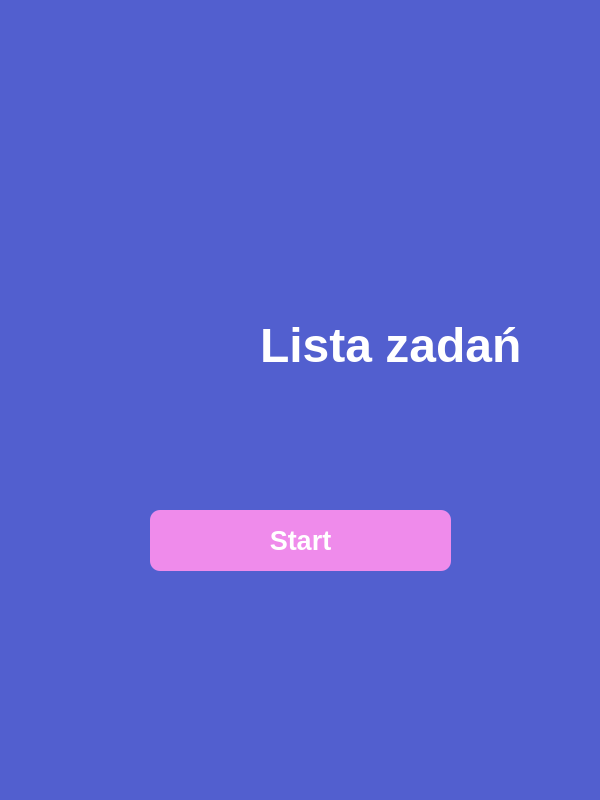
<?xml version="1.0" encoding="UTF-8"?>
<ui version="4.0">
 <class>ToDoListApp</class>
 <widget class="QMainWindow" name="ToDoListApp">
  <property name="geometry">
   <rect>
    <x>0</x>
    <y>0</y>
    <width>600</width>
    <height>800</height>
   </rect>
  </property>
  <property name="windowTitle">
   <string>Lista zadań</string>
  </property>
  <property name="windowIcon">
   <iconset>
    <normaloff>../img/app_icon.png</normaloff>../img/app_icon.png</iconset>
  </property>
  <property name="styleSheet">
   <string notr="true">background-color: rgb(82, 95, 207)</string>
  </property>
  <widget class="QWidget" name="centralwidget">
   <widget class="QLabel" name="app_name">
    <property name="geometry">
     <rect>
      <x>260</x>
      <y>320</y>
      <width>261</width>
      <height>51</height>
     </rect>
    </property>
    <property name="font">
     <font>
      <pointsize>36</pointsize>
      <weight>75</weight>
      <bold>true</bold>
     </font>
    </property>
    <property name="styleSheet">
     <string notr="true">color: rgb(255, 255, 255)</string>
    </property>
    <property name="text">
     <string>Lista zadań</string>
    </property>
   </widget>
   <widget class="QPushButton" name="start_button">
    <property name="geometry">
     <rect>
      <x>150</x>
      <y>510</y>
      <width>301</width>
      <height>61</height>
     </rect>
    </property>
    <property name="font">
     <font>
      <pointsize>20</pointsize>
      <weight>75</weight>
      <bold>true</bold>
     </font>
    </property>
    <property name="styleSheet">
     <string notr="true">background-color: rgb(239, 139, 235);
color: rgb(255, 255, 255);
border-radius: 10px</string>
    </property>
    <property name="text">
     <string>Start</string>
    </property>
   </widget>
   <widget class="QLabel" name="app_icon">
    <property name="geometry">
     <rect>
      <x>40</x>
      <y>260</y>
      <width>201</width>
      <height>201</height>
     </rect>
    </property>
    <property name="text">
     <string>&lt;html&gt;&lt;head/&gt;&lt;body&gt;&lt;p&gt;&lt;img src=&quot;:/to_do_list_app/img/app_icon.png&quot;/&gt;&lt;/p&gt;&lt;/body&gt;&lt;/html&gt;</string>
    </property>
   </widget>
  </widget>
 </widget>
 <resources>
  <include location="../images.qrc"/>
 </resources>
 <connections/>
</ui>
